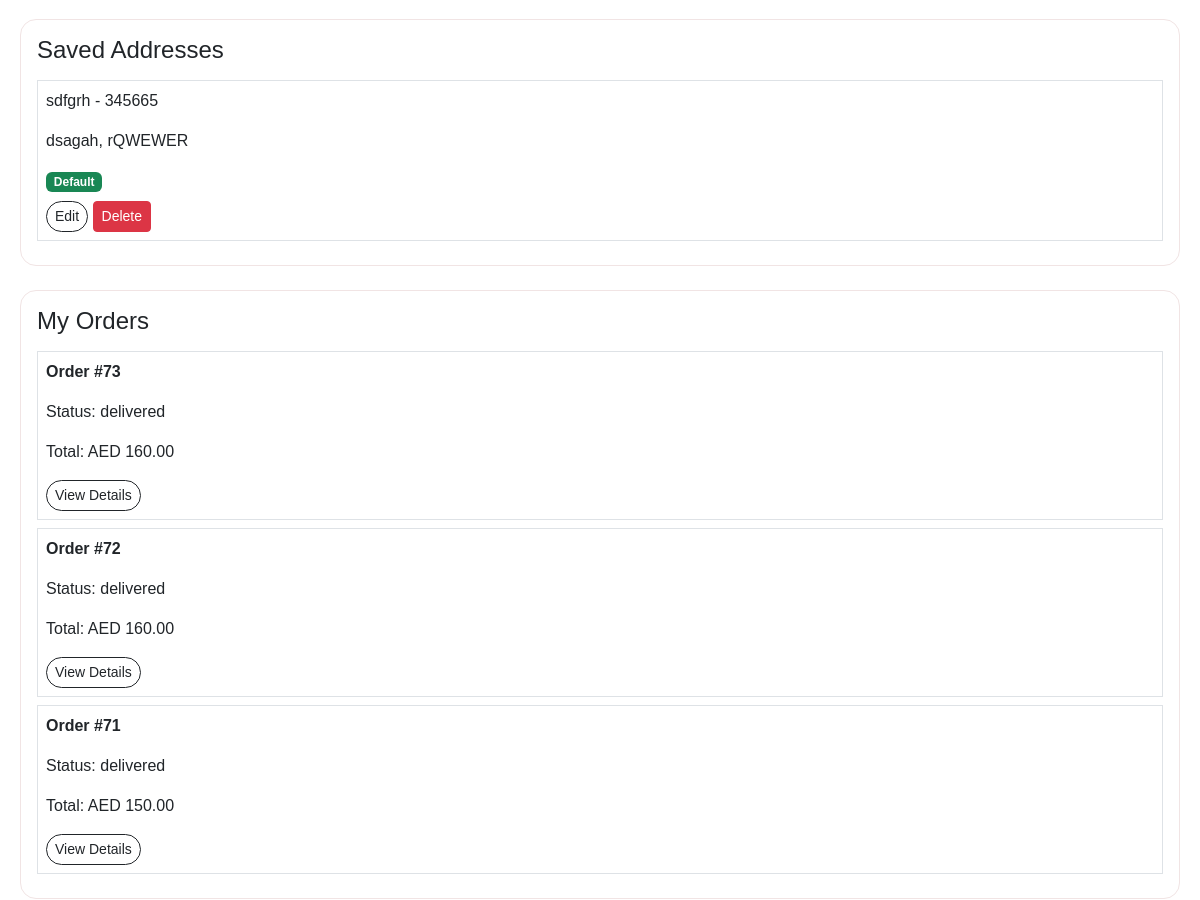
Before: /account/ (signed in, middle part) with the older database file.
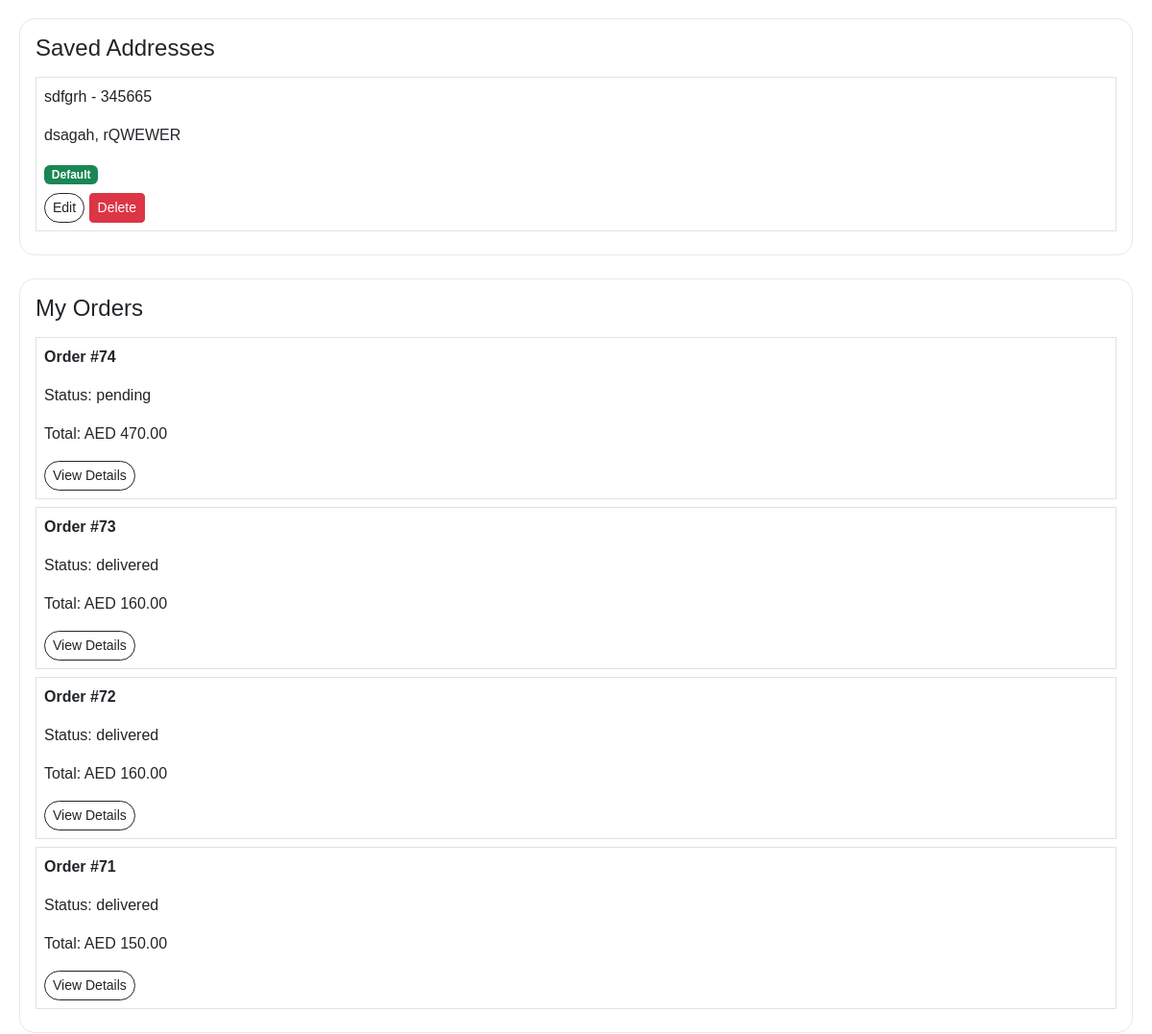
After: the same page with the newer database file.
### shop/models.py (models this page shows, shortened)
class Address(models.Model):
    user = models.ForeignKey(User, on_delete=models.CASCADE)
    full_name = models.CharField(max_length=200)
    phone = models.CharField(max_length=20)
    address_line = models.TextField()
    city = models.CharField(max_length=100)
    country = models.CharField(max_length=100, default="UAE")
    is_default = models.BooleanField(default=False)
    is_deleted = models.BooleanField(default=False)

class Order(models.Model):
    STATUS_CHOICES = [
        ('pending', 'Pending'),
        ('processing', 'Processing'),
        ('shipped', 'Shipped'),
        ('delivered', 'Delivered'),
        ('cancelled', 'Cancelled'),
        ('replaced', 'Replaced'),  # ✅ ADDED
    ]
    user = models.ForeignKey(User, on_delete=models.CASCADE)
    parent_order = models.ForeignKey(
        'self',
        on_delete=models.SET_NULL,
        null=True,
        blank=True,
        related_name='replacements'
    )
    name = models.CharField(max_length=200)
    address = models.TextField()
    phone = models.CharField(max_length=20)
    total = models.DecimalField(max_digits=10, decimal_places=2)
    status = models.CharField(max_length=20, choices=STATUS_CHOICES, default='pending')
    created_at = models.DateTimeField(auto_now_add=True, db_index=True)

### shop/views.py (the view)
# urls.py: path('account/', views.account, name='account'),
@login_required
def account(request):
    profile = getattr(request.user, 'userprofile', None)
    addresses = Address.objects.filter( user=request.user, is_deleted=False)
    orders = Order.objects.filter(user=request.user).order_by('-created_at')
    return render(request, 'account.html', {
        'profile': profile,
        'addresses': addresses,
        'orders': orders
    })

### shop/context_processors.py (called while the page is built)
def categories(request):
    return {
        'categories': Category.objects.all()
    }

### templates/account.html (shortened to what this page needs)
{% extends 'base.html' %}
{% block content %}
<div class="container mt-5">
<div class="card p-3 mb-4">
  <h4>Saved Addresses</h4>
  {% for a in addresses %}
    <div class="border p-2 mb-2">
      <p>{{ a.full_name }} - {{ a.phone }}</p>
      <p>{{ a.address_line }}, {{ a.city }}</p>
      {% if a.is_default %}
        <span class="badge bg-success">Default</span>
      {% endif %}
      <div class="mt-2">
        <a href="{% url 'edit_address' a.id %}"
           class="btn btn-sm btn-outline-dark">
           Edit
        </a>
        <button
            type="button"
            class="btn btn-danger btn-sm delete-btn"
            data-id="{{ a.id }}">
            Delete
        </button>
      </div>
    </div>
  {% empty %}
    <p>No addresses saved</p>
  {% endfor %}
</div>
<div class="card p-3">
  <h4>My Orders</h4>
  {% for o in orders %}
    <div class="border p-2 mb-2">
      <p><strong>Order #{{ o.id }}</strong></p>
      <p>Status: {{ o.status }}</p>
      <p>Total: AED {{ o.total }}</p>
      <a href="{% url 'order_detail' o.id %}"
         class="btn btn-sm btn-outline-dark">
         View Details
      </a>
    </div>
  {% empty %}
    <p>No orders yet</p>
  {% endfor %}
</div>
</div>
{% endblock %}

Changed rows visible on the page:
added Order: id "74", status "pending", total "470.00"
